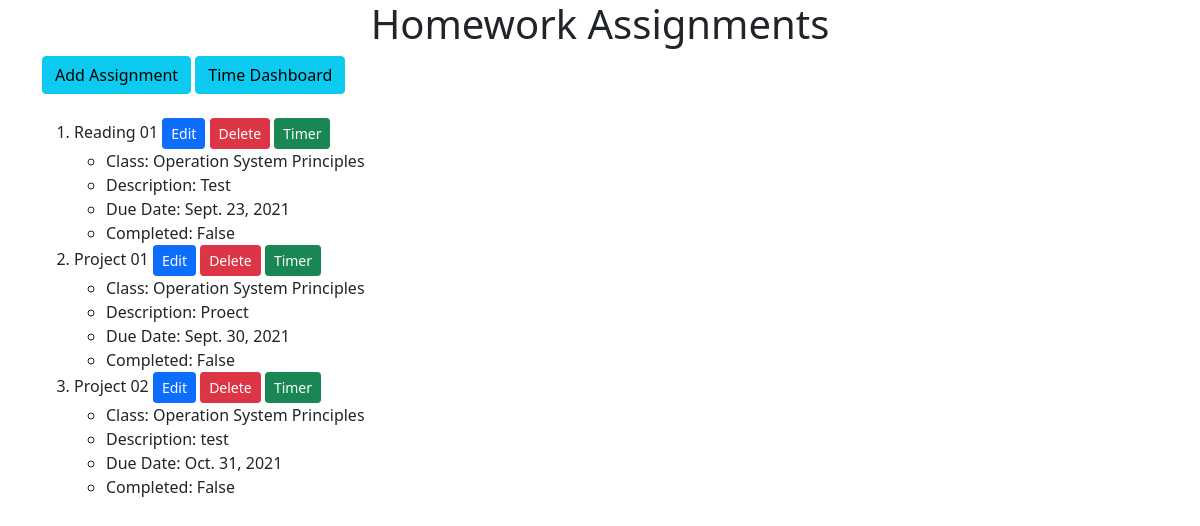
The app's page /, older data.
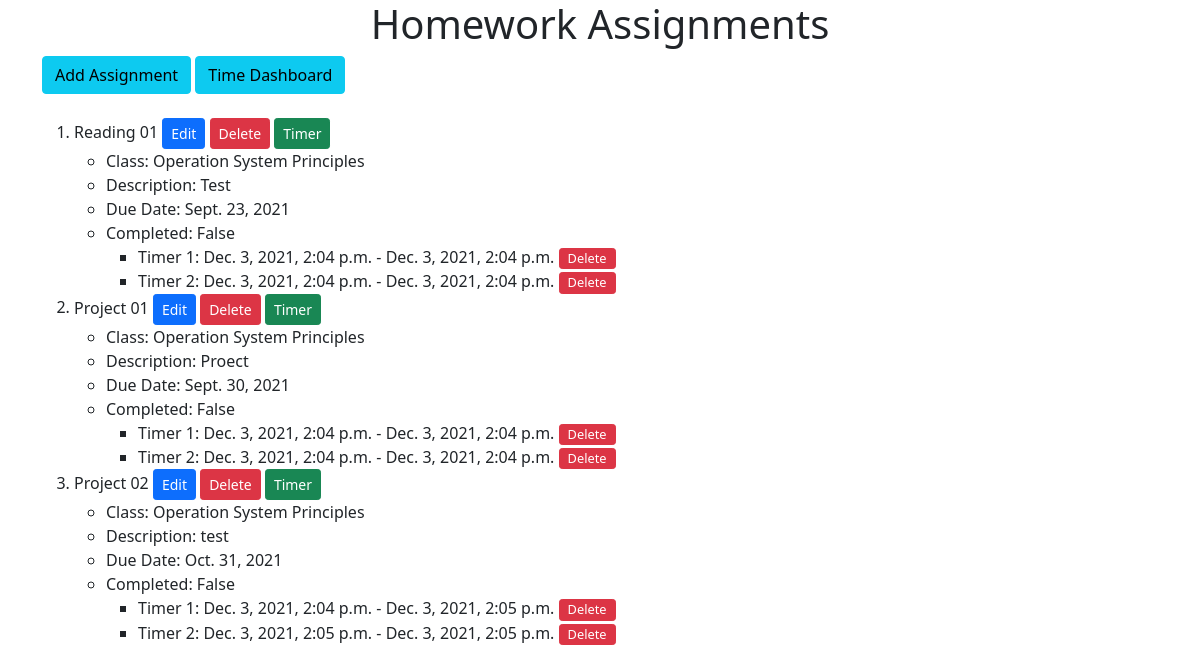
The same page, newer data.
### homework_api/models.py (models this page shows, shortened)
class Assignment(models.Model):
    name = models.CharField(max_length=50)
    due_date = models.DateField()
    class_name = models.CharField(max_length=50)
    description = models.TextField()
    completed = models.BooleanField()

class Timer(models.Model):
    assignment = models.ForeignKey(
        'Assignment', on_delete=models.CASCADE, related_name='timers')
    begin = models.DateTimeField()
    end = models.DateTimeField()

### homework_api/views.py (the view)
# urls.py: path('', views.IndexView.as_view(), name='index'),
class IndexView(ListView):
    template_name = 'homework_api/index.html'
    context_object_name = 'assignment_list'
    def get_queryset(self):
        return Assignment.objects.order_by('due_date')

### homework_api/templates/homework_api/index.html (shortened to what this page needs)
<!DOCTYPE html>
<html>
<head>
	<link href="https://cdn.jsdelivr.net/npm/bootstrap@5.1.1/dist/css/bootstrap.min.css" rel="stylesheet"
>
</head>
<body>
	<div class='text-center'>
		<h1>Homework Assignments</h1>
	</div>
	<div class='container'>
		<div>
			<button class='btn btn-info' onclick="location.href='/create'">Add Assignment</button>
			<button class='btn btn-info' onclick="location.href='/timemanagement'">Time Dashboard</button>
			<br></br>
		</div>
		<div>
			{% if assignment_list %}
			<ol>
				{% for assignment in assignment_list %}
				<li>
					{{ assignment.name }}
					<button class='btn btn-primary btn-sm'
						onclick="location.href='{{assignment.id}}/update'">Edit</button>
					<button class='btn btn-danger btn-sm'
						onclick="location.href='{{assignment.id}}/delete'">Delete</button>
					<button class='btn btn-success btn-sm'
						onclick="location.href='{{assignment.id}}/timer'">Timer</button>
					<ul>
						<li> Class: {{ assignment.class_name }}
						<li> Description: {{ assignment.description }}
						<li> Due Date: {{ assignment.due_date }}
						<li> Completed: {{ assignment.completed }}
							{% if assignment.timers.all %}
							<ul>
								{% for timer in assignment.timers.all %}
								<li> Timer {{ forloop.counter }}: {{ timer.begin}} - {{timer.end }}
									<button class='btn btn-danger btn-sm py-0' style='font-size: 0.8em;'
										onclick="location.href='{{assignment.id}}/timer/{{timer.id}}'">Delete</button>
									{% endfor %}
							</ul>
							{% endif %}
					</ul>
					{% endfor %}
			</ol>
			{% else %}
			<p>No assignments are available.</p>
			{% endif %}
		</div>
	</div>
</body>
</html>

Row changes from the older to the newer data that the page shows:
added Timer: begin "Dec. 3, 2021, 2:04 p.m.", end "Dec. 3, 2021, 2:04 p.m.", shown under Assignment "Reading 01"
added Timer: begin "Dec. 3, 2021, 2:04 p.m.", end "Dec. 3, 2021, 2:04 p.m.", shown under Assignment "Reading 01"
added Timer: begin "Dec. 3, 2021, 2:04 p.m.", end "Dec. 3, 2021, 2:04 p.m.", shown under Assignment "Project 01"
added Timer: begin "Dec. 3, 2021, 2:04 p.m.", end "Dec. 3, 2021, 2:04 p.m.", shown under Assignment "Project 01"
added Timer: begin "Dec. 3, 2021, 2:04 p.m.", end "Dec. 3, 2021, 2:05 p.m.", shown under Assignment "Project 02"
added Timer: begin "Dec. 3, 2021, 2:05 p.m.", end "Dec. 3, 2021, 2:05 p.m.", shown under Assignment "Project 02"
